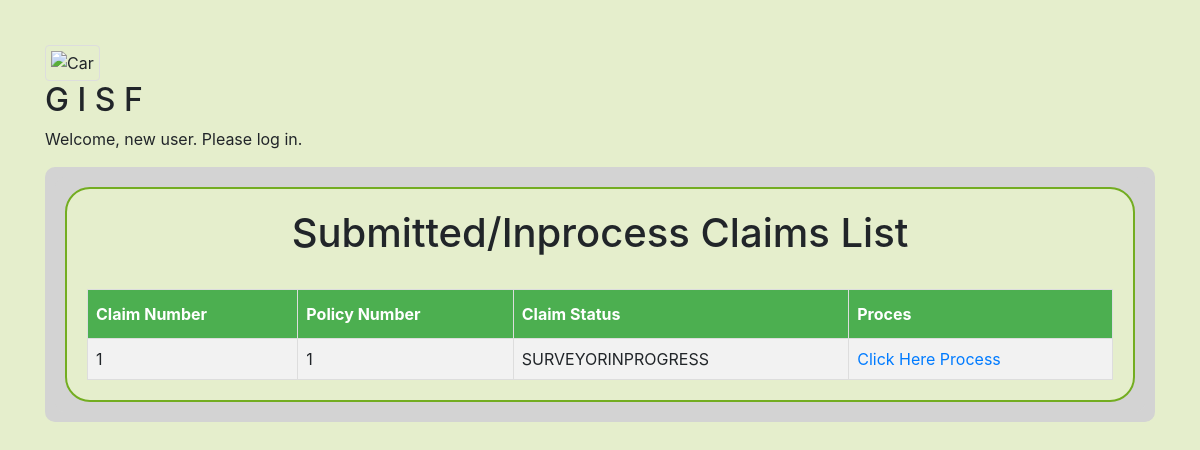
The page /Claims/InProcessClaimList/ on the database its author committed.
### Claims/models.py (models this page shows, shortened)
class XxgenClaims(models.Model):
    claim_id = models.BigIntegerField(primary_key=True)
    policy_no = models.BigIntegerField()
    claim_date = models.DateField(blank=True, null=True)
    claim_risk = models.CharField(max_length=200, blank=True, null=True)
    amount_claimed = models.DecimalField(max_digits=20, decimal_places=2, blank=True, null=True)
    amount_setteled = models.DecimalField(max_digits=20, decimal_places=2, blank=True, null=True)
    date_of_settele = models.DateField(blank=True, null=True)
    total_policy_amount = models.DecimalField(max_digits=20, decimal_places=2, blank=True, null=True)
    total_claim_amount = models.DecimalField(max_digits=20, decimal_places=2, blank=True, null=True)
    claim_status = models.CharField(max_length=200, blank=True, null=True)
    Remarks =  models.CharField(max_length=2000, blank=True, null=True)
    created_by = models.CharField(max_length=200, blank=True, null=True)
    created_date = models.DateField(blank=True, null=True)
    last_update_date = models.DateField(blank=True, null=True)
    last_updated_by = models.CharField(max_length=200, blank=True, null=True)
    def get_absolute_url(self):
        return reverse('Claims1:ProcessClaim1', kwargs={"claim_id": self.claim_id})

### Claims/views.py (the view)
# urls.py: path('InProcessClaimList/', InprocessClaimListView.as_view(), name='InProcessClaimList'),
class InprocessClaimListView(ListView):
    template_name = 'XxgenClaims_list.html'
    queryset = XxgenClaims.objects.exclude(claim_status__in = ['SUBMITTED','CLOSED','REJECTED'])

### Templates/Claims/XxgenClaims_list.html (shortened to what this page needs)
{% extends 'base.html' %}
{% block content %}
<h1 align="center"> Submitted/Inprocess Claims List</h1> <br>
<table id="customers" style="width:100%">
  <tr>
    <th>Claim Number</th>
    <th>Policy Number</th>
    <th>Claim Status</th>
    <th>Proces</th>
  </tr>
{% for instance in object_list %}
  <tr>
    <td>{{ instance.claim_id }}</td>
    <td>{{ instance.policy_no }}</td>
    <td>{{ instance.claim_status }}</td>
    <td><a  href='{{ instance.get_absolute_url}}'>  Click Here Process </a></td>
  </tr>
{% endfor %}
</table>
{% endblock %}

### static/Common/bg-frames.css (style rules this page uses)
.div1 { background-color: #e5eecc; padding: 25px; margin: 20px; width:auto; height:auto; }

### static/Common/image.css (style rules this page uses)
body, html { height: 100%; margin: 0; }

### rows shown on the page
XxgenClaims: claim_id "1", policy_no "1", claim_status "SURVEYORINPROGRESS"
